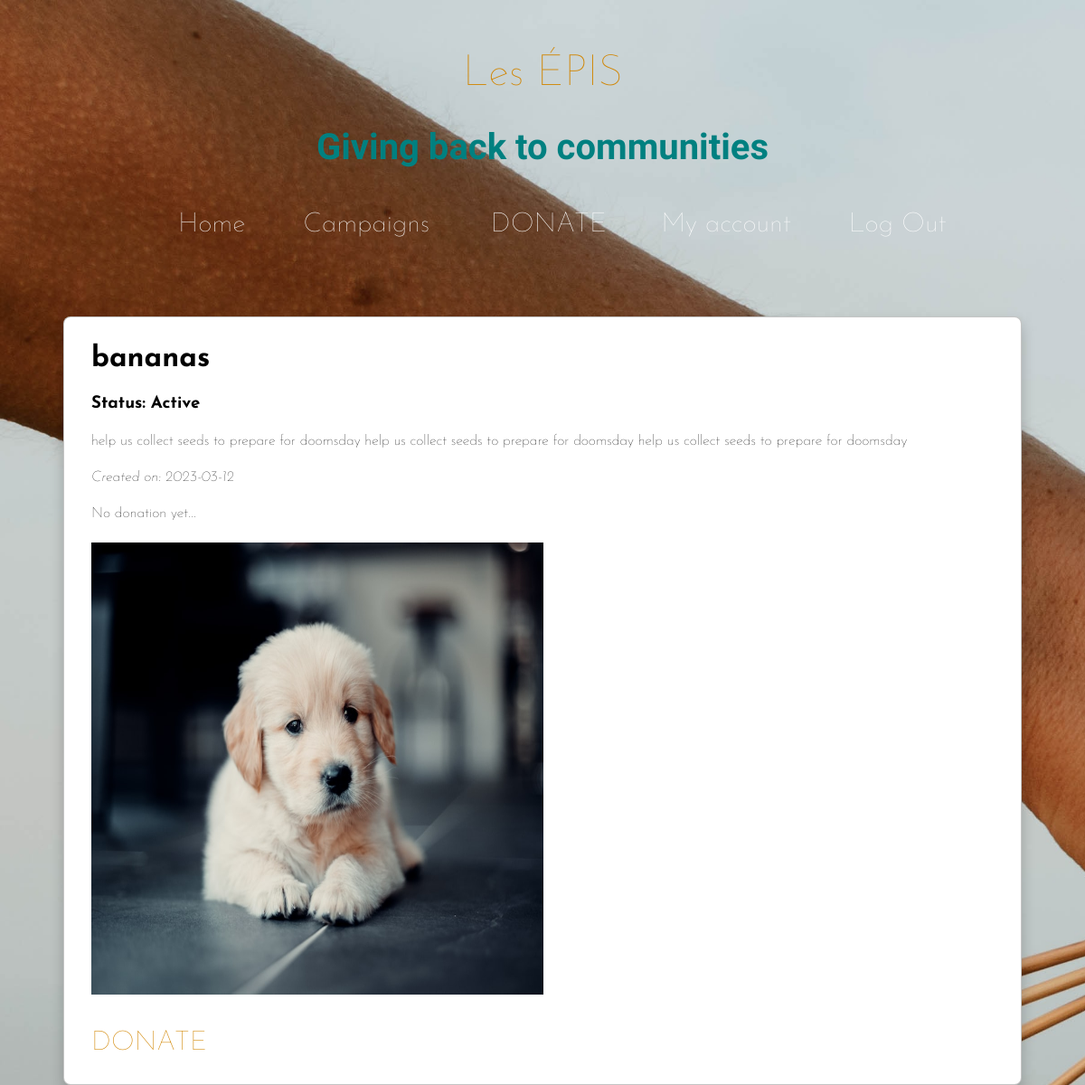
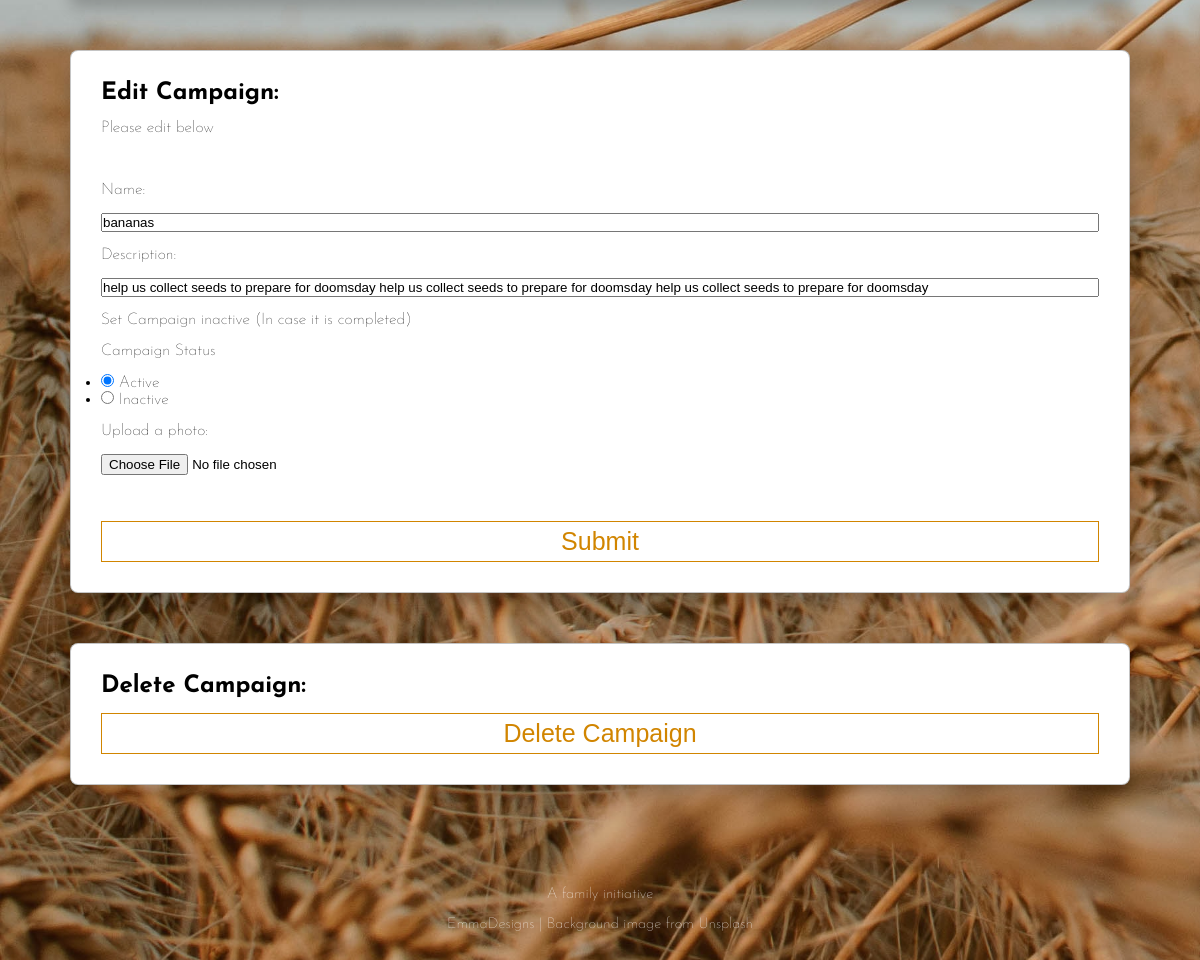
Screenshot of /campaign/2 (signed in) with the database file from the repository (2 pictures, top to bottom).
### foundation_app/models.py (models this page shows, shortened)
class Campaign(db.Model):
    id = db.Column(db.Integer, primary_key=True)
    name = db.Column(db.String(80), nullable=False)
    description = db.Column(db.String(80), nullable=False)
    photo_url = db.Column(URLType)
    donations = db.relationship('Donation', back_populates='campaign')
    date_created = db.Column(db.Date, nullable=False)
    is_active = db.Column(db.Boolean, unique=False, default=True)

### foundation_app/main/routes.py (the view, shortened to what this page needs)
@main.route('/campaign/<campaign_id>', methods=['POST', 'GET'])
def campaign_detail(campaign_id):
    campaign = Campaign.query.get(campaign_id)
    form = CampaignForm(obj = campaign)
    print(form.errors)
    return render_template('campaign_detail.html', campaign=campaign, form=form)

### foundation_app/main/forms.py
class CampaignForm(FlaskForm):
    name = StringField('Name:',
        validators=[
            DataRequired(),
            Length(min=3, max=80, message="name must be between 3 and 50 chars")
        ])
    description = StringField('Description:',
        validators=[
            DataRequired(),
            Length(min=50, message="description should be at least 50 chars")
        ])
    is_active = RadioField('Campaign Status', choices=[(True,'Active'),(False,'Inactive')],
        default= True,
        validators=[
            DataRequired()
        ])
    photo = FileField('Upload a photo:',
        validators=[
            FileRequired('Please add a picture to give a visual element to the campaign'),
            FileAllowed(photos, 'Only images are allowed')
        ]
    )
    submit = SubmitField('Submit')

### foundation_app/extensions.py (called while the page is built)
@login_manager.user_loader
def load_user(user_id):
    return User.query.get(user_id)

### foundation_app/templates/campaign_detail.html (shortened to what this page needs)
{% extends 'base.html' %}
{% block content %}
<div class="campaign-details">
    <h1>{{ campaign.name }}</h1>
    {% if campaign.is_active%}
        <h3>Status: Active</h3>
    {% else %}
        <h3>Status: Inactive</h3>
    {% endif %}
    <p>{{campaign.description}}</p>
    <i>Created on: {{campaign.date_created}}</i>
    {% if campaign.donations %}
        <ul>
            {% for donation in campaign.donations %}
            <li>{{ donation.donor}} pledged ${{donation.amount}}</li>
            {% endfor %}
        </ul>
    {% else %}
        <p>No donation yet...</p>
    {% endif %}
    <p><img class="campaign-detail-img" src="../static{{campaign.photo_url}}"></p>
    <a class='donate-btn' href="/donate">DONATE</a>
</div>
{% if current_user.is_authenticated and current_user.is_admin %}
    <div class="form-div">
        <h2>Edit Campaign:</h2>
        <form method="POST" enctype="multipart/form-data" action="{{ url_for('main.campaign_detail', campaign_id = campaign.id) }}">
                <legend>Please edit below</legend><br>
                {{ form.name.label }}
                {{ form.name }}
                {{ form.description.label }}
                {{ form.description }}
                <p>Set Campaign inactive (In case it is completed)</p>
                {{ form.is_active.label }}
                {{ form.is_active }}
                {{ form.photo.label }}
                {{ form.photo }}
                <br>
                {{ form.submit }}
        </form>
    </div>
    <div class="form-div">
        <h2>Delete Campaign:</h2>
        <form action="/delete_campaign/{{campaign.id}}" enctype="multipart/form-data" method="POST" >
            <input type="submit" id="submit" value="Delete Campaign">
        </form>
    </div>
{% endif %}
{% endblock %}

### foundation_app/static/styles.css (style rules this page uses)
* { box-sizing: border-box; margin: 0; padding: 0; }
body { margin: 0; font-family: "Josefin Sans"; font-weight: lighter; background-image: url('bg.jpg'); background-size: cover; background-repeat: no-repeat; position: relative; min-height: 100vh; display: flex; flex-direction: column; }
.form-div { display: flex; flex-direction: column; border: 1px solid rgba(0, 0, 0, 0.233); border-radius: 8px; box-shadow: 0 8px 15px rgba(0, 0, 0, 0.2); padding: 0.5rem 1.8rem; margin: 50px 40px; padding: 30px; gap: 15px; background: rgb(255, 255, 255); }
.form-div form { display: flex; flex-direction: column; gap: 15px; }
.campaign-details { text-align: left; margin: 50px 40px; padding: 30px; display: flex; flex-direction: column; gap: 1.5em; list-style: none; background-color: white; border: 1px solid rgba(0, 0, 0, 0.233); border-radius: 8px; box-shadow: 0 8px 15px rgba(0, 0, 0, 0.2); }
.campaign-details a { text-decoration: none; color: rgb(209, 133, 0); transition: all 1s ease-out; font-size: 30px; }
.campaign-detail-img { width: 500px; height: 500px; }
#submit { text-decoration: none; color: rgb(209, 133, 0); background-color: white; font-size: 25px; border: 1px solid rgb(209, 133, 0); padding-top: 5px; padding-bottom: 5px; transition: all 1.2s ease-out; }
.donate-btn { font-size: 25px; padding-top: 10px; }

### rows the page displays
Campaign: name "bananas", description "help us collect seeds to prepare for doomsday help us collect seeds to prepare for doomsday help us collect seeds to prepare for doomsday", date_created "2023-03-12", photo_url (picture), is_active "☑ Active ☐ Inactive"
